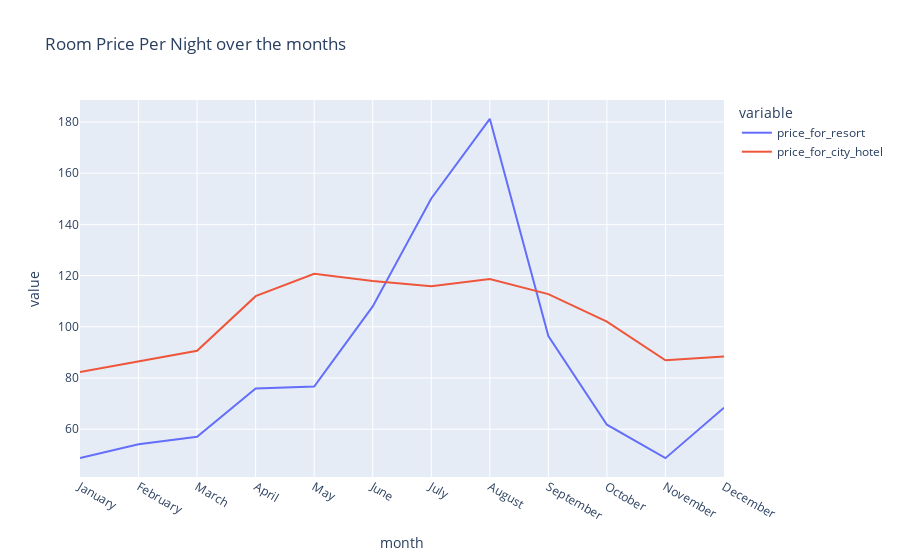

Source (notebook cell):
### Code cell
# plotting line chart to see the trend
px.line(final, x='month', y=[ 'price_for_resort', 'price_for_city_hotel'], title='Room Price Per Night over the months')

### Figure 1 — Plotly figure (JSON) as saved in the notebook; plotly's stock layout.template omitted (floating-point values rounded to 4 significant figures)
{"data": [{"hovertemplate": "variable=price_for_resort<br>month=%{x}<br>value=%{y}<extra></extra>", "legendgroup": "price_for_resort", "line": {"color": "#636efa", "dash": "solid"}, "marker": {"symbol": "circle"}, "mode": "lines", "name": "price_for_resort", "orientation": "v", "showlegend": true, "x": ["January", "February", "March", "April", "May", "June", "July", "August", "September", "October", "November", "December"], "xaxis": "x", "y": [48.76, 54.15, 57.06, 75.87, 76.66, 108.0, 150.1, 181.2, 96.42, 61.78, 48.71, 68.41], "yaxis": "y", "type": "scatter"}, {"hovertemplate": "variable=price_for_city_hotel<br>month=%{x}<br>value=%{y}<extra></extra>", "legendgroup": "price_for_city_hotel", "line": {"color": "#EF553B", "dash": "solid"}, "marker": {"symbol": "circle"}, "mode": "lines", "name": "price_for_city_hotel", "orientation": "v", "showlegend": true, "x": ["January", "February", "March", "April", "May", "June", "July", "August", "September", "October", "November", "December"], "xaxis": "x", "y": [82.33, 86.52, 90.66, 112.0, 120.7, 117.9, 115.8, 118.7, 112.8, 102.0, 86.95, 88.4], "yaxis": "y", "type": "scatter"}], "layout": {"xaxis": {"anchor": "y", "domain": [0, 1], "title": {"text": "month"}}, "yaxis": {"anchor": "x", "domain": [0, 1], "title": {"text": "value"}}, "legend": {"title": {"text": "variable"}, "tracegroupgap": 0}, "title": {"text": "Room Price Per Night over the months"}}}
